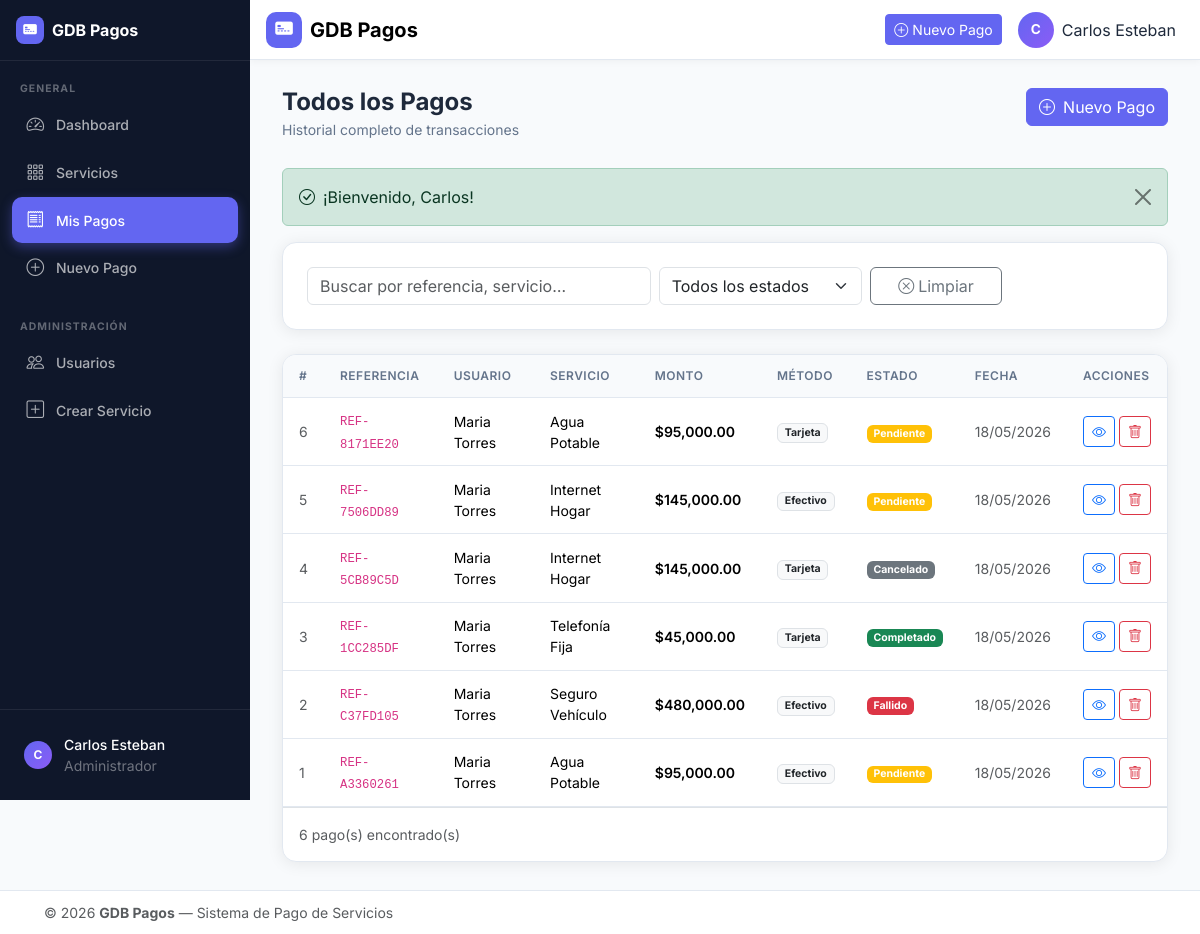
The app's page /index.php?url=pagos (signed in) with its own data.
### tables this page shows
CREATE TABLE IF NOT EXISTS pagos (
    id INT UNSIGNED AUTO_INCREMENT PRIMARY KEY,

    usuario_id INT UNSIGNED NOT NULL,
    servicio_id INT UNSIGNED NOT NULL,

    monto DECIMAL(10,2) NOT NULL,

    referencia VARCHAR(50) NOT NULL UNIQUE,

    estado ENUM(
        'pendiente',
        'completado',
        'fallido',
        'cancelado'
    ) NOT NULL DEFAULT 'pendiente',

    metodo_pago ENUM(
        'efectivo',
        'tarjeta',
        'transferencia'
    ) NOT NULL DEFAULT 'efectivo',

    notas TEXT DEFAULT NULL,

    fecha_pago TIMESTAMP NULL DEFAULT NULL,

    created_at TIMESTAMP DEFAULT CURRENT_TIMESTAMP,

    updated_at TIMESTAMP DEFAULT CURRENT_TIMESTAMP
        ON UPDATE CURRENT_TIMESTAMP,

    CONSTRAINT fk_pagos_usuario
        FOREIGN KEY (usuario_id)
        REFERENCES usuarios(id)
        ON DELETE CASCADE,

    CONSTRAINT fk_pagos_servicio
        FOREIGN KEY (servicio_id)
        REFERENCES servicios(id)
        ON DELETE RESTRICT

);

CREATE TABLE IF NOT EXISTS servicios (
    id INT UNSIGNED AUTO_INCREMENT PRIMARY KEY,
    nombre VARCHAR(150) NOT NULL,
    descripcion TEXT DEFAULT NULL,
    categoria VARCHAR(80) NOT NULL,
    precio DECIMAL(10,2) NOT NULL DEFAULT 0.00,
    activo TINYINT(1) NOT NULL DEFAULT 1,

    created_at TIMESTAMP DEFAULT CURRENT_TIMESTAMP,
    updated_at TIMESTAMP DEFAULT CURRENT_TIMESTAMP
        ON UPDATE CURRENT_TIMESTAMP

);

### app/controllers/PagoController.php (called while the page is built, shortened)
<?php
require_once dirname(__DIR__) . '/models/Pago.php';
require_once dirname(__DIR__) . '/helpers/auth.php';
class PagoController
{
    private Pago     $pagoModel;
    public function __construct()
    {
        $this->pagoModel     = new Pago();
    }
    public function index(): void
    {
        $flash = getFlash();
        if (isAdmin()) {
            $pagos = $this->pagoModel->all();
        } else {
            $pagos = $this->pagoModel->byUsuario(currentUserId());
        }
        require_once dirname(__DIR__) . '/views/pagos/index.php';
    }
}

### app/helpers/auth.php (called while the page is built, shortened)
<?php
function currentUserRole(): string
{
    return (string) ($_SESSION['usuario_rol'] ?? 'user');
}
function isAdmin(): bool
{
    return currentUserRole() === 'admin';
}
function getFlash(): ?array
{
    if (isset($_SESSION['flash'])) {
        $flash = $_SESSION['flash'];
        return $flash;
    }
    return null;
}

### app/config/database.php (called while the page is built, shortened)
<?php
class Database
{
    private static ?PDO $instance = null;
    public static function getInstance(): PDO
    {
        if (self::$instance === null) {
            $host    = getenv('DB_HOST') ?: '127.0.0.1';
            $port    = getenv('DB_PORT') ?: '3306';
            $name    = getenv('DB_NAME') ?: 'gdb_pagos';
            $user    = getenv('DB_USER') ?: 'root';
            $pass    = getenv('DB_PASS') ?: '';
            $charset = 'utf8mb4';
            $dsn = "mysql:host=$host;port=$port;dbname=$name;charset=$charset";
            $options = [
                PDO::ATTR_ERRMODE            => PDO::ERRMODE_EXCEPTION,
                PDO::ATTR_DEFAULT_FETCH_MODE => PDO::FETCH_ASSOC,
                PDO::ATTR_EMULATE_PREPARES   => false,
            ];
            try {
                self::$instance = new PDO($dsn, $user, $pass, $options);
            } catch (PDOException $e) {
                http_response_code(500);
                die(json_encode(['error' => 'Error de conexión a la base de datos: ' . $e->getMessage()]));
            }
        }
        return self::$instance;
    }
}

### app/models/Pago.php (called while the page is built, shortened)
<?php
require_once dirname(__DIR__) . '/config/database.php';
class Pago
{
    private PDO $db;
    public function __construct()
    {
        $this->db = Database::getInstance();
    }
    public function all(): array
    {
        $stmt = $this->db->query(
            'SELECT p.*,
                    CONCAT(u.nombre, " ", u.apellido) AS usuario_nombre,
                    u.email AS usuario_email,
                    s.nombre AS servicio_nombre,
                    s.categoria AS servicio_categoria
               FROM pagos p
               JOIN usuarios u  ON u.id = p.usuario_id
               JOIN servicios s ON s.id = p.servicio_id
              ORDER BY p.created_at DESC'
        );
        return $stmt->fetchAll();
    }
}

### app/views/pagos/index.php (the view, shortened to what this page needs)
<?php
require_once dirname(__DIR__, 2) . '/helpers/auth.php';
$badgeMap = [
    'completado' => 'success',
    'pendiente'  => 'warning',
    'fallido'    => 'danger',
    'cancelado'  => 'secondary',
];
?>
<?php require_once dirname(__DIR__) . '/layouts/header.php'; ?>
<div class="app-wrapper">
    <?php require_once dirname(__DIR__) . '/layouts/sidebar.php'; ?>
    <div class="app-main">
        <?php require_once dirname(__DIR__) . '/layouts/navbar.php'; ?>
        <main class="main-content">
            <div class="page-header">
                <div>
                    <h1 class="page-title"><?= isAdmin() ? 'Todos los Pagos' : 'Mis Pagos' ?></h1>
                    <p class="page-subtitle">Historial completo de transacciones</p>
                </div>
                <a href="<?= $appUrl ?>/index.php?url=pagos/create" class="btn btn-primary" id="newPaymentFromListBtn">
                    <i class="bi bi-plus-circle me-2"></i>Nuevo Pago
                </a>
            </div>
            <?php if ($flash): ?>
            <div class="alert alert-<?= htmlspecialchars($flash['type']) ?> alert-dismissible fade show" role="alert" id="pagosFlash">
                <i class="bi bi-check-circle me-2"></i><?= $flash['message'] ?>
                <button type="button" class="btn-close" data-bs-dismiss="alert" aria-label="Cerrar"></button>
            </div>
            <?php endif; ?>
            <div class="card-custom mb-4">
                <div class="card-custom-body">
                    <div class="row g-2 align-items-center">
                        <div class="col-md-5">
                            <input type="text" id="searchPagos" class="form-control"
                                   placeholder="Buscar por referencia, servicio…">
                        </div>
                        <div class="col-md-3">
                            <select class="form-select" id="filterEstado">
                                <option value="">Todos los estados</option>
                            </select>
                        </div>
                        <div class="col-md-2">
                            <button class="btn btn-outline-secondary w-100" id="clearFiltersBtn">
                                <i class="bi bi-x-circle me-1"></i>Limpiar
                            </button>
                        </div>
                    </div>
                </div>
            </div>
            <div class="card-custom">
                <div class="card-custom-body p-0">
                    <?php if (empty($pagos)): ?>
                    <div class="empty-state">
                        <i class="bi bi-receipt fs-1 text-muted"></i>
                        <p class="text-muted mt-2">No hay pagos registrados.</p>
                        <a href="<?= $appUrl ?>/index.php?url=pagos/create" class="btn btn-primary" id="emptyPagosBtn">
                            <i class="bi bi-plus-circle me-2"></i>Realizar Primer Pago
                        </a>
                    </div>
                    <?php else: ?>
                    <div class="table-responsive">
                        <table class="table table-hover mb-0" id="pagosTable">
                            <thead>
                                <tr>
                                    <th>#</th>
                                    <th>Referencia</th>
                                    <?php if (isAdmin()): ?><th>Usuario</th><?php endif; ?>
                                    <th>Servicio</th>
                                    <th>Monto</th>
                                    <th>Método</th>
                                    <th>Estado</th>
                                    <th>Fecha</th>
                                    <th>Acciones</th>
                                </tr>
                            </thead>
                            <tbody id="pagosTableBody">
                                <?php foreach ($pagos as $p): ?>
                                <tr class="pago-row"
                                    data-search="<?= strtolower(htmlspecialchars($p['referencia'] . ' ' . $p['servicio_nombre'] . ' ' . ($p['usuario_nombre'] ?? ''))) ?>"
                                    data-estado="<?= $p['estado'] ?>">
                                    <td class="text-muted small"><?= $p['id'] ?></td>
                                    <td><code class="small"><?= htmlspecialchars($p['referencia']) ?></code></td>
                                    <?php if (isAdmin()): ?>
                                    <td><?= htmlspecialchars($p['usuario_nombre']) ?></td>
                                    <?php endif; ?>
                                    <td><?= htmlspecialchars($p['servicio_nombre']) ?></td>
                                    <td class="fw-600">$<?= number_format((float)$p['monto'], 2) ?></td>
                                    <td>
                                        <span class="badge bg-light text-dark border">
                                            <?= ucfirst($p['metodo_pago']) ?>
                                        </span>
                                    </td>
                                    <td>
                                        <span class="badge bg-<?= $badgeMap[$p['estado']] ?? 'secondary' ?>">
                                            <?= ucfirst($p['estado']) ?>
                                        </span>
                                    </td>
                                    <td class="text-muted small">
                                        <?= date('d/m/Y', strtotime($p['created_at'])) ?>
                                    </td>
                                    <td>
                                        <div class="d-flex gap-1">
                                            <a href="<?= $appUrl ?>/index.php?url=pagos/show/<?= $p['id'] ?>"
                                               class="btn btn-sm btn-outline-primary" title="Ver detalle">
                                                <i class="bi bi-eye"></i>
                                            </a>
                                            <?php if (isAdmin()): ?>
                                            <a href="<?= $appUrl ?>/index.php?url=pagos/delete/<?= $p['id'] ?>"
                                               class="btn btn-sm btn-outline-danger"
                                               onclick="return confirm('¿Eliminar este pago?')"
                                               title="Eliminar"
                                               id="deletePago<?= $p['id'] ?>">
                                                <i class="bi bi-trash"></i>
                                            </a>
                                            <?php endif; ?>
                                        </div>
                                    </td>
                                </tr>
                                <?php endforeach; ?>
                            </tbody>
                        </table>
                    </div>
                    <div class="p-3 border-top text-muted small" id="pagosCount">
                        <?= count($pagos) ?> pago(s) encontrado(s)
                    </div>
                    <?php endif; ?>
                </div>
            </div>
        </main>
    </div>
</div>
<?php require_once dirname(__DIR__) . '/layouts/footer.php'; ?>

### public/css/style.css (style rules this page uses)
:root { --brand-primary: #6366f1; --brand-primary-dk: #4f46e5; --brand-accent: #8b5cf6; --sidebar-bg: #0f172a; --sidebar-width: 250px; --navbar-h: 60px; --footer-h: 44px; --radius-card: 14px; --shadow-card: 0 2px 16px rgba(0,0,0,.08); --transition: .2s ease; --font-main: 'Inter', system-ui, -apple-system, sans-serif; --color-text: #1e293b; --color-muted: #64748b; --color-bg: #f8fafc; --color-surface: #ffffff; --color-border: #e2e8f0; }
*, *::before, *::after { box-sizing: border-box; }
body { font-family: var(--font-main); color: var(--color-text); background-color: var(--color-bg); margin: 0; -webkit-font-smoothing: antialiased; }
a { text-decoration: none; color: var(--brand-primary); }
.fw-600 { font-weight: 600 !important; }
.app-layout { background: var(--color-bg); }
.app-wrapper { display: flex; min-height: 100vh; }
.app-main { flex: 1; margin-left: var(--sidebar-width); display: flex; flex-direction: column; min-height: 100vh; }
.main-content { flex: 1; padding: 1.75rem 2rem; }
.page-header { display: flex; align-items: flex-start; justify-content: space-between; gap: 1rem; margin-bottom: 1.75rem; flex-wrap: wrap; }
.page-title { font-size: 1.5rem; font-weight: 700; margin-bottom: .15rem; }
.page-subtitle { color: var(--color-muted); font-size: .875rem; margin-bottom: 0; }
.card-custom { background: var(--color-surface); border-radius: var(--radius-card); border: 1px solid var(--color-border); box-shadow: var(--shadow-card); overflow: hidden; }
.card-custom-body { padding: 1.5rem; }
.table thead th { background: #f8fafc; font-size: .75rem; font-weight: 600; text-transform: uppercase; letter-spacing: .04em; color: var(--color-muted); border-bottom: 1px solid var(--color-border); white-space: nowrap; padding: .75rem 1rem; }
.table tbody td { padding: .7rem 1rem; vertical-align: middle; border-color: var(--color-border); font-size: .875rem; }
.btn-primary { background: var(--brand-primary); border-color: var(--brand-primary); }
.card-custom { animation: fadeUp .3s ease both; }

### records on screen
pagos: id "6", referencia "REF-8171EE20", usuario_nombre "Maria Torres", servicio.nombre "Agua Potable", monto "95,000.00", metodo_pago "Tarjeta", estado "Pendiente", created_at "18/05/2026"
pagos: id "5", referencia "REF-7506DD89", usuario_nombre "Maria Torres", servicio.nombre "Internet Hogar", monto "145,000.00", metodo_pago "Efectivo", estado "Pendiente", created_at "18/05/2026"
pagos: id "4", referencia "REF-5CB89C5D", usuario_nombre "Maria Torres", servicio.nombre "Internet Hogar", monto "145,000.00", metodo_pago "Tarjeta", estado "Cancelado", created_at "18/05/2026"
pagos: id "3", referencia "REF-1CC285DF", usuario_nombre "Maria Torres", servicio.nombre "Telefonía Fija", monto "45,000.00", metodo_pago "Tarjeta", estado "Completado", created_at "18/05/2026"
pagos: id "2", referencia "REF-C37FD105", usuario_nombre "Maria Torres", servicio.nombre "Seguro Vehículo", monto "480,000.00", metodo_pago "Efectivo", estado "Fallido", created_at "18/05/2026"
pagos: id "1", referencia "REF-A3360261", usuario_nombre "Maria Torres", servicio.nombre "Agua Potable", monto "95,000.00", metodo_pago "Efectivo", estado "Pendiente", created_at "18/05/2026"

### other values on screen
substr(currentUserName(), 0, 1) "C"
currentUserName() "Carlos Esteban"
$appName "GDB Pagos"
$flash['message'] "¡Bienvenido, Carlos!"
count($pagos) "6"
